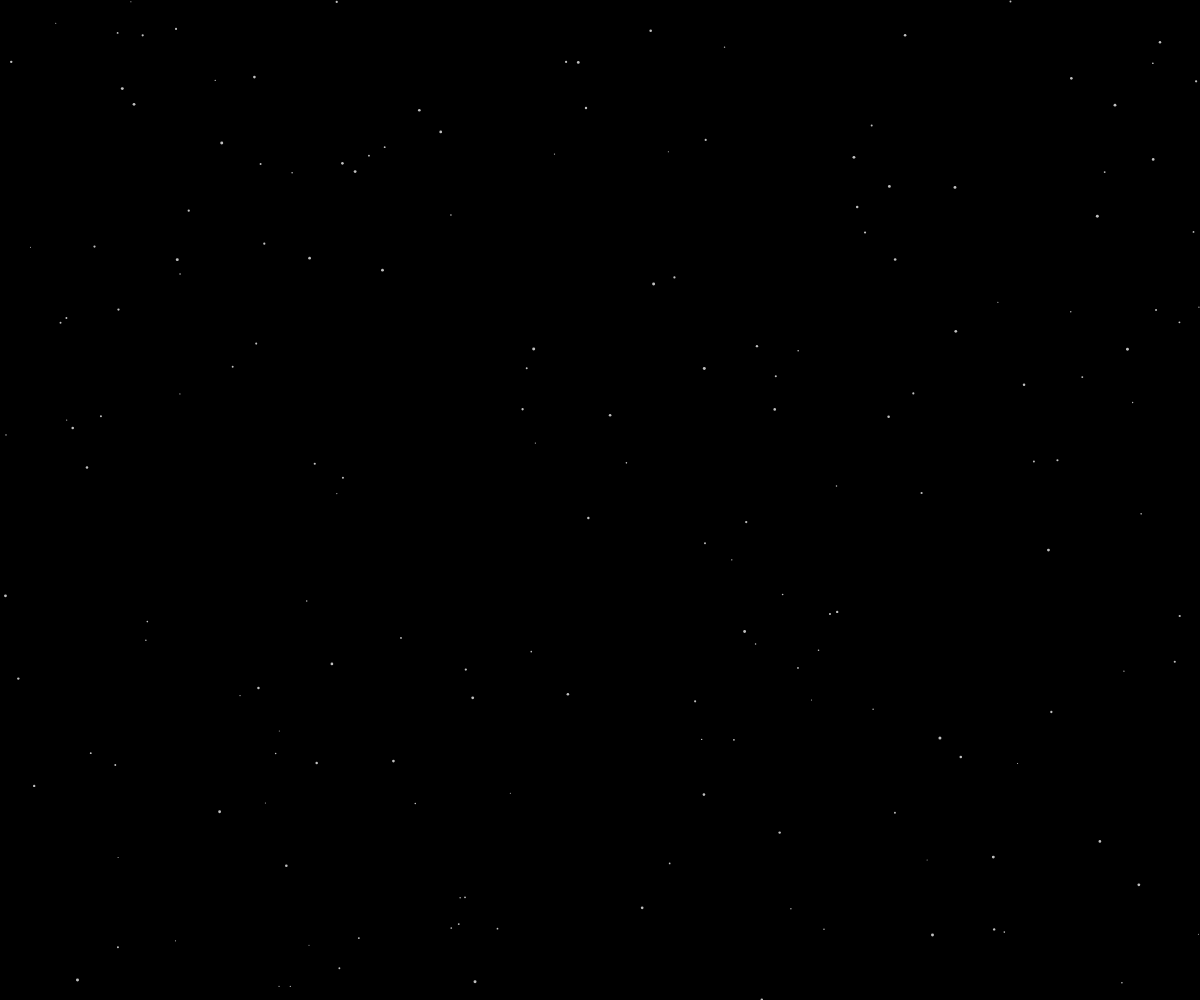
Frame 1 (no input)
Frame 60 (no input): identical to frame 1, image omitted
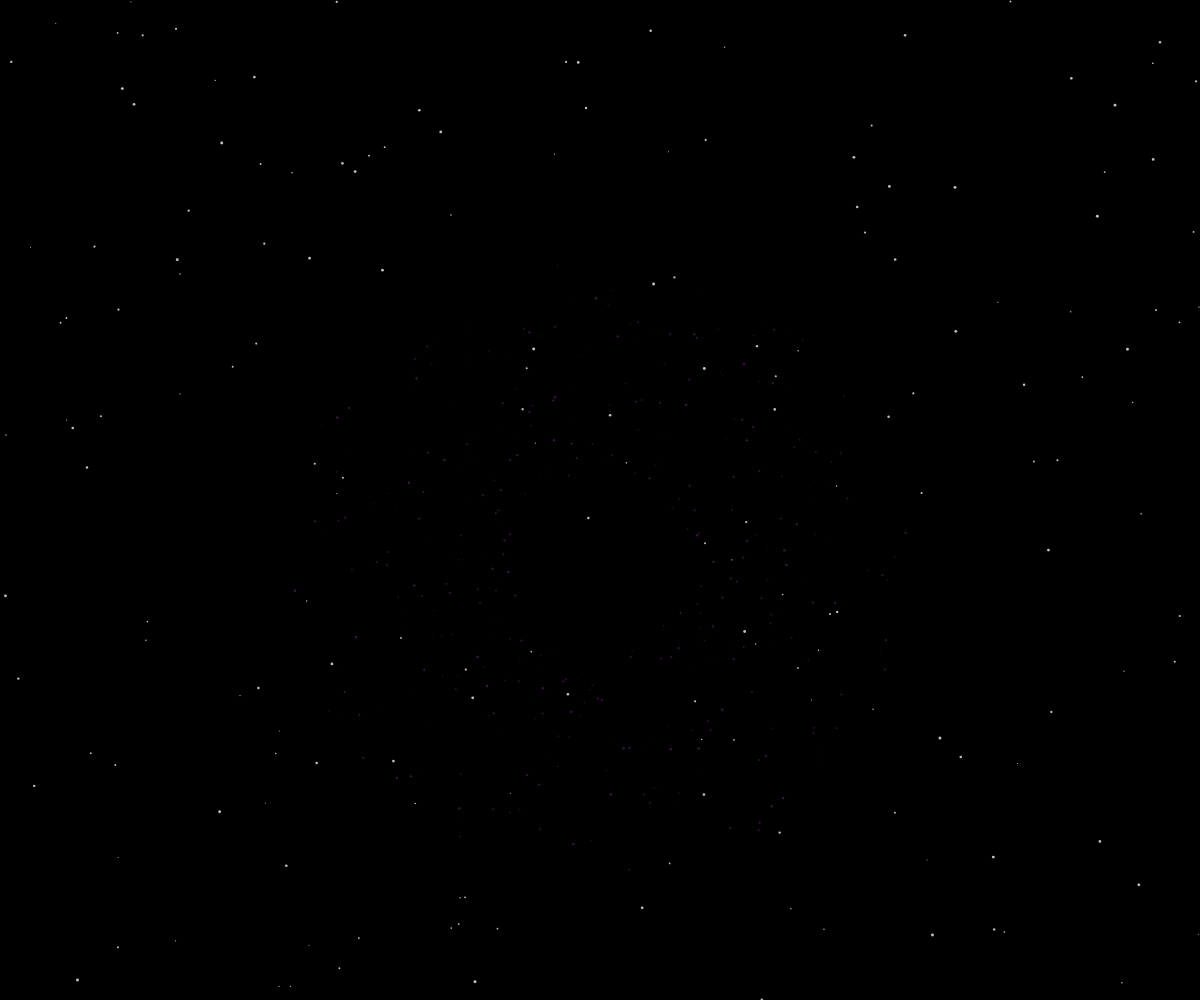
Frame 120 (the mouse pressed at the canvas centre since frame 60)

The p5.js sketch that drew these frames (run headless with seeded random() and noise() and a simulated clock; from frame 60 on, the mouse is pressed at the canvas centre):

// p5.js sketch
// ── sketch.js
const stars = [];
const fireworks = [];
const starCount = 180;

function setup() {
  createCanvas(windowWidth, windowHeight);
  noStroke();

  // 星をランダムな場所に作る
  for (let i = 0; i < starCount; i++) {
    stars.push({
      x: random(width),
      y: random(height),
      size: random(1, 3)
    });
  }
}

function draw() {
  background(0);
  for (const star of stars) {
    fill(192,192,192);
    circle(star.x, star.y, star.size);
  }

  // 花火の粒を動かして、寿命が尽きた粒を消す
  for (let i = fireworks.length - 1; i >= 0; i--) {
    const particle = fireworks[i];
    particle.x += particle.vx;
    particle.y += particle.vy;
    particle.vy += 0.035;
    particle.life -= 1;

    fill(
     particle.r,
     particle.g,
     particle.b,
     map(particle.life, 0, particle.maxLife, 0, 255) 
   );
    circle(
      particle.x,
      particle.y,
      map(particle.life, 0, particle.maxLife, 0, 4)
    );

    if (particle.life <= 0) {
      fireworks.splice(i, 1);
    }
  }
}

function mousePressed() {
  const particleCount = 400;

  // このクリックで出る花火の色を1回だけ決める
  const r = random(256);
  const g = random(256);
  const b = random(256);

  for (let i = 0; i < particleCount; i++) {
    const angle = (TWO_PI * i) / particleCount;
    const speed = random(1.5, 5.2);
    const life = random(55, 150);

    fireworks.push({
      x: mouseX,
      y: mouseY,
      vx: cos(angle) * speed,
      vy: sin(angle) * speed,
      r: r,
      g: g,
      b: b,
      life: life,
      maxLife: life
    });
  }
}

function windowResized() {
  resizeCanvas(windowWidth, windowHeight);

  // 画面サイズが変わったら星を新しい範囲に配置し直す
  for (const star of stars) {
    star.x = random(width);
    star.y = random(height);
  }
}
